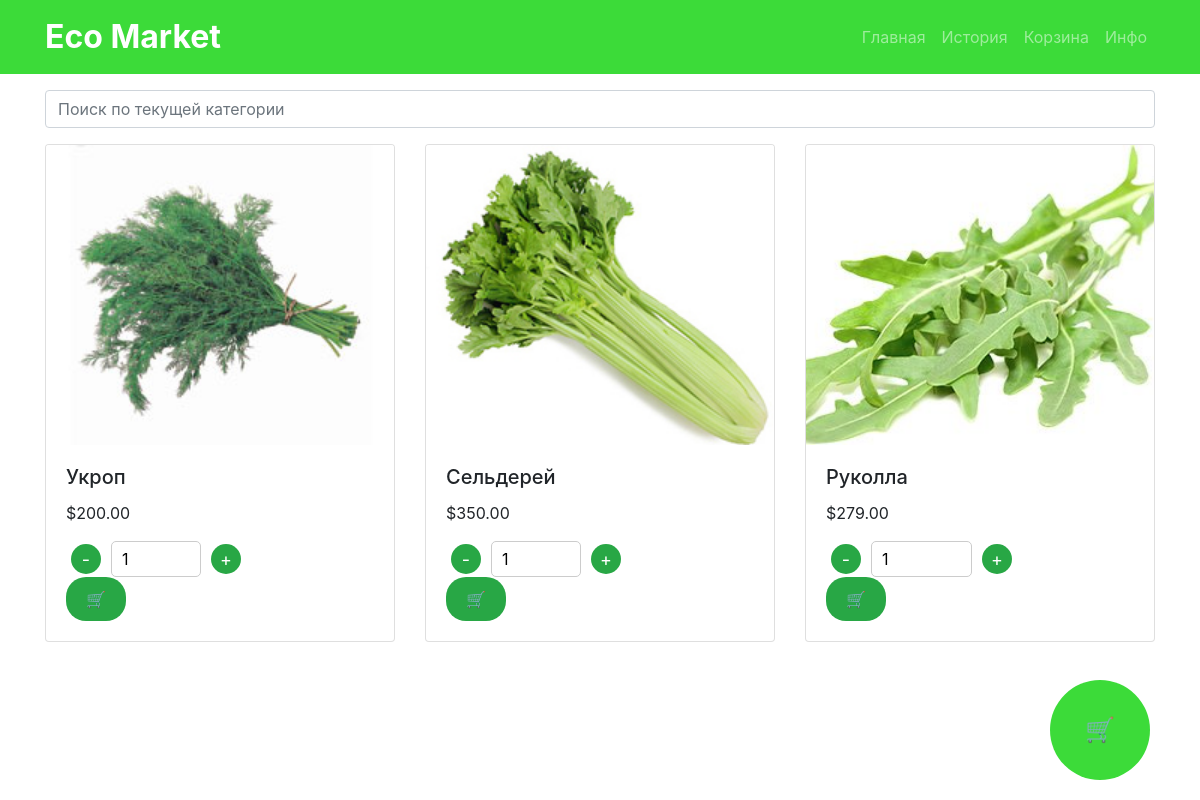
Page /category/1/ on the committed database.
### myapp/models.py (models this page shows, shortened)
class Product(models.Model):
    category = models.ForeignKey(Category, on_delete=models.CASCADE)
    name = models.CharField(max_length=100)
    description = models.TextField()
    price = models.DecimalField(max_digits=10, decimal_places=2)
    available = models.BooleanField(default=True)
    quantity_available = models.IntegerField()
    image = models.ImageField(upload_to='images/')

### myapp/views.py (the view)
# urls.py: path('category/<int:category_id>/', views.category_detail, name='category_detail'),
def category_detail(request, category_id):
    category = Category.objects.get(id=category_id)
    products = Product.objects.filter(category=category)
    return render(request, 'category_detail.html', {'category': category, 'products': products})

### templates/category_detail.html (shortened to what this page needs)
{% extends 'base.html' %}
{% block content %}
<div class="container mt-3">
    <div class="input-group mb-3">
        <input type="text" id="searchInput" class="form-control" placeholder="Поиск по текущей категории">
    </div>
    <div class="row" id="productList">
        {% for product in products %}
            <div class="col-lg-4 col-md-6 col-sm-12 mb-4" data-category="{{ product.category.name }}">
                <div class="card h-100">
                    <img src="{{ product.image.url }}" class="card-img-top img-fluid" alt="{{ product.name }}">
                    <div class="card-body">
                        <h5 class="card-title">{{ product.name }}</h5>
                        <p class="card-text">${{ product.price }}</p>
                        {% if product.available %}
                        <form method="post" action="{% url 'add_to_cart' product.id %}">
                            <div class="quantity-control">
                                <button type="button" class="quantity-btn decrease">-</button>
                                <input type="number" name="quantity" value="1" min="1" max="{{ product.quantity_available }}" class="quantity-display" required>
                                <button type="button" class="quantity-btn increase">+</button>
                            </div>
                            <button type="submit" class="add-to-cart-btn">🛒</button>
                        </form>
                        {% else %}
                            <p>Out of stock</p>
                        {% endif %}
                    </div>
                </div>
            </div>
        {% endfor %}
    </div>
</div>
<div class="cart-button">
    <a href="{% url 'view_cart' %}">
        <div class="cart-icon"></div>
    </a>
</div>
{% endblock %}

### templates/category_detail.html (style rules this page uses)
.card-img-top { width: 400px; height: 300px; object-fit: cover; }
.add-to-cart-btn { background-color: #28a745; color: white; border: none; padding: 10px 20px; border-radius: 20px; cursor: pointer; transition: background-color 0.3s; }
.quantity-control { display: flex; align-items: center; }
.quantity-btn { background-color: #28a745; color: white; border: none; border-radius: 50%; width: 30px; height: 30px; font-size: 18px; cursor: pointer; transition: background-color 0.3s; margin: 0 5px; }
.quantity-display { border: 1px solid #ccc; padding: 5px 10px; border-radius: 5px; margin: 0 5px; }
.cart-button { position: fixed; bottom: 20px; right: 50px; z-index: 999; text-decoration: none; }
.cart-icon { width: 100px; height: 100px; background-color: #3cdb39; border-radius: 50%; display: flex; justify-content: center; align-items: center; font-size: 24px; color: white; animation: slide 2s infinite; }
.cart-icon::before { content: '\1F6D2'; text-decoration: none; }

### rows in the picture
Product: image (picture), name "Укроп", price "200.00"
Product: image (picture), name "Сельдерей", price "350.00"
Product: image (picture), name "Руколла", price "279.00"
